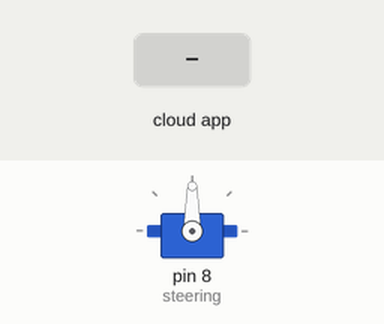
Recording of a sketch running on a simulated Arduino Mega 2560, built with avr-gcc and run on an emulated ATmega2560. Parts: servo. The test bench sets the inputs (shaded band). The ROS host is connected and sends only what is stated.

Above: at 3.2 s.
3.3 s: the phone or cloud app sets linear.x to -100
At 3.7 s:
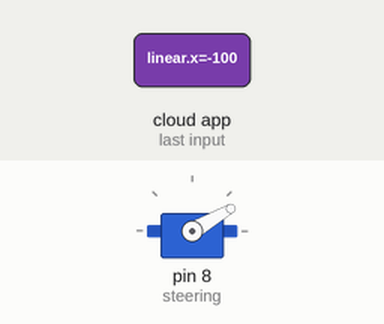
4.8 s: the phone or cloud app sets angular.z to 100
At 6.0 s:
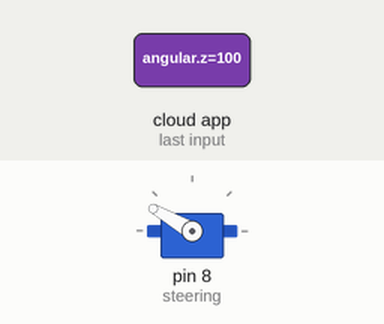
6.3 s: the phone or cloud app sets angular.z to -100
At 7.2 s:
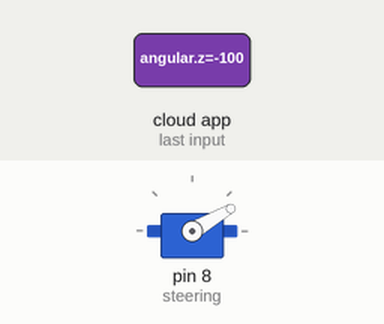
Timing chart, 0 to 9.3 s (numbered marks = the images above; inputs shaded):
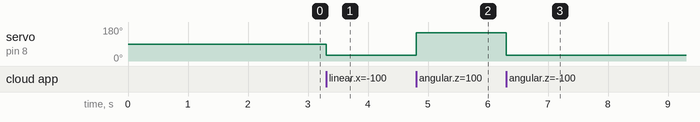

Measured:
- after the input at 3.3 s, servo on pin 8 (steering): 90° → 30° at once
- after the input at 4.8 s, servo on pin 8 (steering): 30° → 150° at once
- after the input at 6.3 s, servo on pin 8 (steering): 150° → 30° at once

The sketch:

twistDrive.ino
```cpp
#if (ARDUINO >= 100)
 #include <Arduino.h>
#else
 #include <WProgram.h>
#endif

#include <Servo.h>
#include <RobotEQ.h>
#include <ros.h>
#include <std_msgs/UInt16.h>
#include <std_msgs/String.h>
#include <std_msgs/Int32.h>
#include <std_msgs/Empty.h>
#include <geometry_msgs/Twist.h>

#define CHANNEL_1 1

ros::NodeHandle  nh;

// General bounds for the steering servo
const int center_steering = 90;
const int min_steering = 30;
const int max_steering = 150;

// RobotEQ motor controller
const int center_throttle = 0;
const int min_throttle = -1000;
const int max_throttle = 1000;

// Create servo object to control a servo
Servo steering;
// Configure Motor Controllers
RobotEQ controller(&Serial3);

std_msgs::Int32 str_msg;
ros::Publisher chatter("chatter", &str_msg);

// Arduino 'map' funtion for floating point
double fmap (double toMap, double in_min, double in_max, double out_min, double out_max) {
  return (toMap - in_min) * (out_max - out_min) / (in_max - in_min) + out_min;
}

void twistMsgDrive ( const geometry_msgs::Twist& twistMsg )
{
  // Check to make sure steering angle is within car range
  int steering_angle = fmap(twistMsg.angular.z, 0.0, 1.0, min_steering, max_steering);

  // The following could be useful for debugging:
  str_msg.data = steering_angle;
  chatter.publish(&str_msg);

  if(steering_angle < min_steering)
  {
    steering_angle = min_steering;    //  Safety lower limit
  }
  else if(steering_angle > max_steering)
  {
    steering_angle = max_steering;    //  Safety upper limit
  }
  steering.write(steering_angle);     //  Incoming data


  // Forward is between 0.5 and 1.0
  int motor_command;
  if (twistMsg.linear.x >= 0.5) {
    motor_command = (int)fmap(twistMsg.linear.x, 0.5, 1.0, center_throttle, max_throttle) ;
  }
  else {
    motor_command = (int)fmap(twistMsg.linear.x, 0.0, 1.0, min_throttle, max_throttle) ;
  }

  // Check to make sure throttle command is within bounds
  if(motor_command < min_throttle)
  {
    motor_command = min_throttle;	//  Safety lower limit
  }
  else if(motor_command > max_throttle)
  {
    motor_command = max_throttle;	//  Safety upper limit
  }

  // The following could be useful for debugging
  str_msg.data = motor_command;
  chatter.publish(&str_msg);

  controller.commandMotorPower(CHANNEL_1, motor_command);	//  Incoming data
}


ros::Subscriber<geometry_msgs::Twist> drive_sub("cmd_vel", &twistMsgDrive);


void setup() {
  Serial.begin(57600);
  Serial3.begin(115200);

  nh.initNode();
  // This can be useful for debugging purposes
  nh.advertise(chatter);
  // Subscribe to the steering and throttle messages
  nh.subscribe(drive_sub);

  // Attache the steering servo to pin 9
  steering.attach(8);
  steering.write(center_steering) ;

  controller.commandMotorPower(CHANNEL_1, center_throttle);

  delay(1000);
}

void loop() {
  nh.spinOnce();
  delay(1);
}
```
